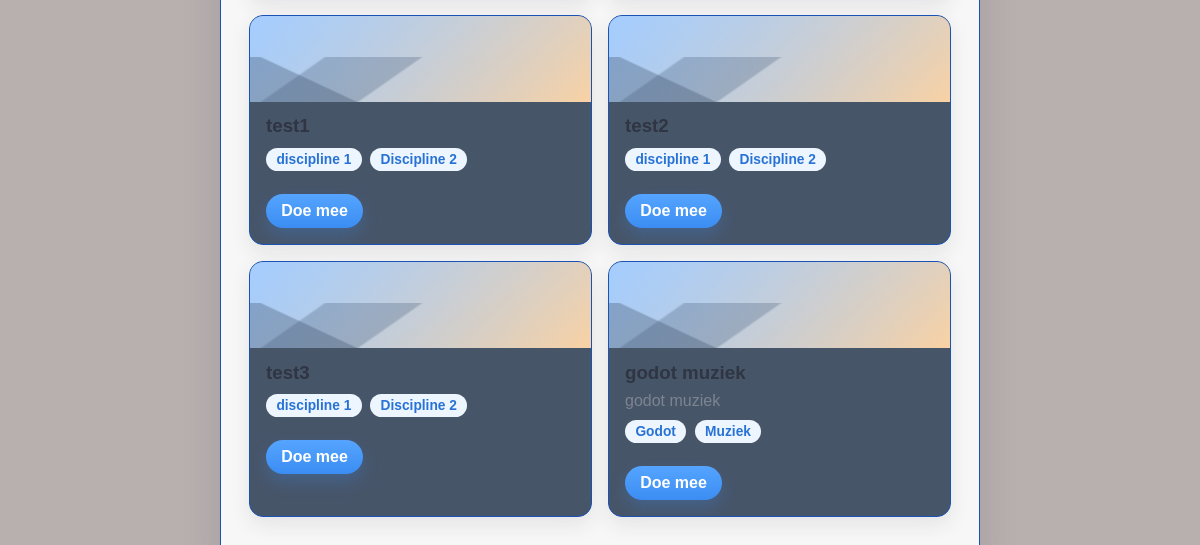
/challenges/ (signed in, lower part), run on an earlier commit of the app's database.
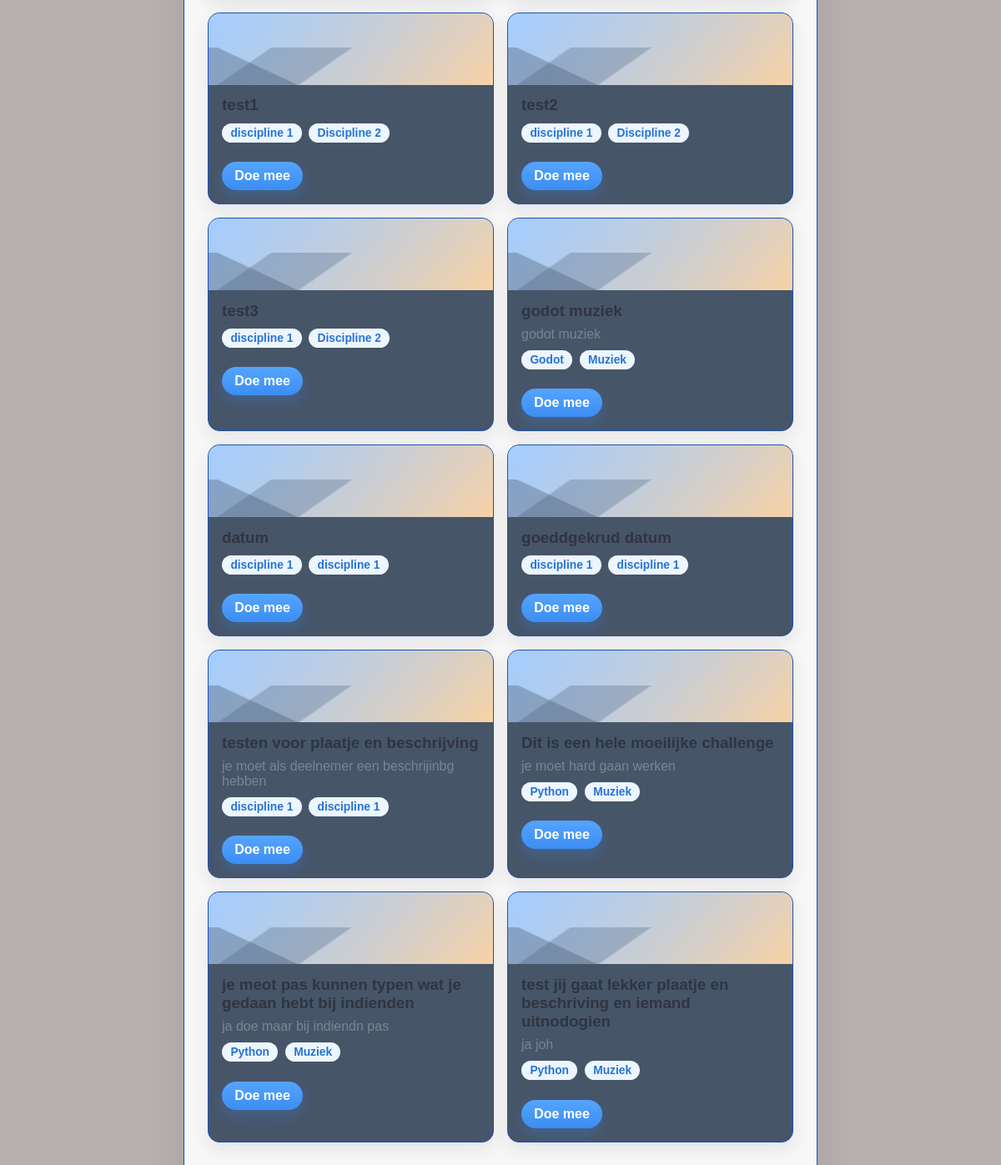
And on a later commit of the database.
### challenges/models.py (models this page shows, shortened)
class Challenge(models.Model):
    titel = models.CharField(max_length=200)
    omschrijving = models.TextField()
    discipline_een = models.ForeignKey(
        Discipline,
        on_delete=models.CASCADE,
        related_name='challenges_een'
    )
    discipline_twee = models.ForeignKey(
        Discipline,
        on_delete=models.CASCADE,
        related_name='challenges_twee'
    )
    aangemaakt_door = models.ForeignKey(
        User,
        on_delete=models.SET_NULL,
        null=True
    )
    aangemaakt_op = models.DateTimeField(auto_now_add=True)

class Discipline(models.Model):
    naam = models.CharField(max_length=100)
    def __str__(self):
        return self.naam

### challenges/views.py (the view)
# urls.py: path('challenges/', views.challenges_lijst, name='challenges_lijst'),
@login_required(login_url='login')
def challenges_lijst(request):
    verborgen_challenge_ids = Project.objects.filter(
        Q(deelnemer=request.user) | Q(partner=request.user),
        status__in=['goedgekeurd', 'afgekeurd']
    ).values_list('challenge_id', flat=True)
    challenges = Challenge.objects.exclude(id__in=verborgen_challenge_ids)
    projecten = Project.objects.filter(deelnemer=request.user)
    uitgenodigde_projecten = Project.objects.filter(
        uitgenodigde_partner=request.user
    )
    huidig_project = Project.objects.filter(
        Q(deelnemer=request.user) | Q(partner=request.user)
).exclude(status__in=['goedgekeurd', 'afgekeurd']).first()
    for challenge in challenges:
        challenge.user_project = projecten.filter(challenge=challenge).first()
        challenge.uitnodiging = uitgenodigde_projecten.filter(challenge=challenge).first()
    return render(request, 'challenges_lijst.html', {
        'challenges': challenges,
        'projecten': projecten,
        'uitgenodigde_projecten': uitgenodigde_projecten,
        'huidig_project': huidig_project,
    })

### challenges/templates/challenges_lijst.html (shortened to what this page needs)
{% extends 'base.html' %}
{% block content %}
<section id="explore" class="dashboard-section dashboard-divider">
    <div class="challenge-grid">
        {% for challenge in challenges %}
            <article class="challenge-card">
                <div class="thumb" aria-hidden="true"></div>
                <div class="challenge-card-body">
                    <h3 class="section-title">{{ challenge.titel }}</h3>
                    <p class="line text-muted">{{ challenge.omschrijving|truncatechars:70 }}</p>
                    <p class="line-large">
                        <span class="badge">{{ challenge.discipline_een }}</span>
                        <span class="badge">{{ challenge.discipline_twee }}</span>
                    </p>
                    {% if challenge.user_project %}
                        <p class="text-success">Jij doet al mee</p>
                        <a class="button button-small" href="{% url 'mijn_projecten' %}">Open Project</a>
                    {% else %}
                        <a class="button button-small button-spaced" href="{% url 'project_aanmaken' challenge.id %}">
                            Doe mee
                        </a>
                    {% endif %}
                </div>
            </article>
        {% empty %}
            <p>Er zijn nog geen challenges.</p>
        {% endfor %}
    </div>
</section>
{% endblock %}

### challenges/templates/base.html (shortened to what this page needs)
<!DOCTYPE html>
<html lang="nl">
<head>
    {% load static %}
    <link rel="stylesheet" href="{% static 'challenges/css/style.css' %}">
</head>
<body>
    <div class="app-shell">
        <div class="container">
            {% block content %}{% endblock %}
        </div>
    </div>
</body>
</html>

### challenges/static/challenges/css/style.css (style rules this page uses)
:root { --bg: #f4f6fb; --panel: #475569; --text: #2f3542; --muted: #7c8491; --line: #1b53b4; --blue: #3b8df2; --blue-dark: #2872d5; --aqua: #62cbd6; --green: #5a9e5a; --red: #d9534f; --orange: #f1a33c; --soft-blue: #edf6ff; --soft-yellow: #fff7dc; --shadow: 0 18px 40px rgba(31, 45, 61, 0.12); --small-shadow: 0 8px 20px rgba(31, 45, 61, 0.09); }
* { box-sizing: border-box; }
body { font-family: Arial, sans-serif; margin: 0; color: var(--text); background: rgb(184, 175, 175); }
a { color: var(--blue-dark); text-decoration: none; }
.app-shell { width: min(760px, calc(100% - 2rem)); margin: 2rem auto; background: rgba(255, 255, 255, 0.9); border: 1px solid var(--line); border-radius: 22px; box-shadow: var(--shadow); overflow: hidden; }
.container { padding: 1.75rem; }
h3 { margin-top: 0; }
.dashboard-section { margin-bottom: 1.75rem; }
.dashboard-divider { border-top: 1px solid var(--line); padding-top: 1.5rem; }
.challenge-grid, .portfolio-grid { display: grid; grid-template-columns: repeat(2, minmax(0, 1fr)); gap: 1rem; }
.challenge-card { display: flex; flex-direction: column; background: var(--panel); border: 1px solid var(--line); border-radius: 14px; overflow: hidden; box-shadow: var(--small-shadow); }
.challenge-card-body { padding: 0.85rem 1rem 1rem; }
.thumb, .portfolio-thumb { min-height: 86px; background: linear-gradient(145deg, rgba(255, 255, 255, 0.3), rgba(255, 255, 255, 0)), linear-gradient(135deg, #7db8ff, #f9d2a4); position: relative; overflow: hidden; }
.thumb::before, .portfolio-thumb::before { content: ""; position: absolute; inset: auto 0 0 0; height: 52%; background: linear-gradient(145deg, transparent 0 18%, rgba(62, 85, 115, 0.28) 19% 42%, transparent 43%), linear-gradient(25deg, rgba(55, 73, 98, 0.32) 0 24%, transparent 25%); }
.button { display: inline-flex; align-items: center; justify-content: center; min-height: 42px; background: linear-gradient(180deg, #55a4ff, var(--blue)); color: white; border: none; padding: 0.55rem 1.35rem; border-radius: 999px; cursor: pointer; font-weight: 700; box-shadow: 0 8px 16px rgba(59, 141, 242, 0.24); }
.button-spaced { margin-top: 0.8rem; }
.button-small { min-height: 34px; padding: 0.35rem 0.95rem; }
.section-title { margin: 0 0 0.5rem 0; }
.text-muted, .muted { color: var(--muted); }
.line { margin: 0.3rem 0; }
.line-large { margin: 0.5rem 0; }
.discipline-badge, .badge { background: var(--soft-blue); color: var(--blue-dark); padding: 0.25rem 0.65rem; border-radius: 999px; display: inline-block; margin: 0.15rem 0.25rem 0.15rem 0; font-size: 0.86rem; font-weight: 700; }

What changed in the data, as far as the page shows it:
added Challenge: titel "datum", discipline_een "discipline 1", discipline_twee "discipline 1", shows "Doe mee"
added Challenge: titel "goeddgekrud datum", discipline_een "discipline 1", discipline_twee "discipline 1", shows "Doe mee"
added Challenge: titel "testen voor plaatje en beschrijving", omschrijving "je moet als deelnemer een beschrijinbg hebben", discipline_een "discipline 1", discipline_twee "discipline 1", shows "Doe mee"
added Challenge: titel "Dit is een hele moeilijke challenge", omschrijving "je moet hard gaan werken", discipline_een "Python", discipline_twee "Muziek", shows "Doe mee"
added Challenge: titel "je meot pas kunnen typen wat je gedaan hebt bij indienden", omschrijving "ja doe maar bij indiendn pas", discipline_een "Python", discipline_twee "Muziek", shows "Doe mee"
added Challenge: titel "test jij gaat lekker plaatje en beschriving en iemand uitnodogien", omschrijving "ja joh", discipline_een "Python", discipline_twee "Muziek", shows "Doe mee"
